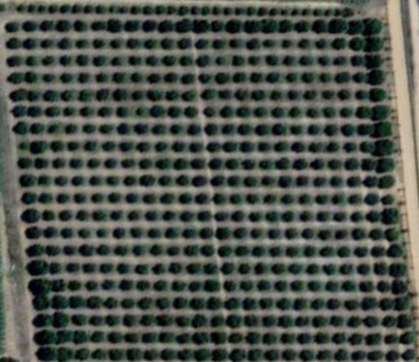
#> input picture Exemplos figuras/morfologia/manga1/manga1.png, 419 x 362 px, found by its file name
$ python erosao.py
#> lines starting #> are read from the running program, lines starting #| are printed output that depends on the picture; after the words box and inside, x2 and y2 are one past the last pixel; in counts of white or black regions, pixels touching at a corner belong together
import cv2
import numpy as np

imagem = cv2.imread('manga1.png',0)
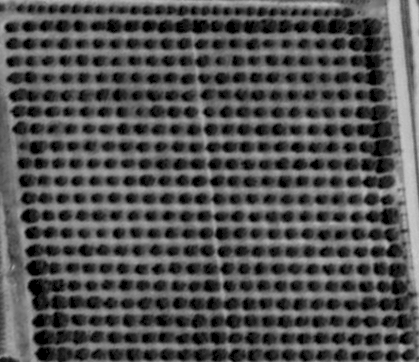
#> imagem: shape (362, 419); min 0, max 203, mean 83.4

# global thresholding
ret1,th1 = cv2.threshold(imagem,127,255,cv2.THRESH_BINARY)
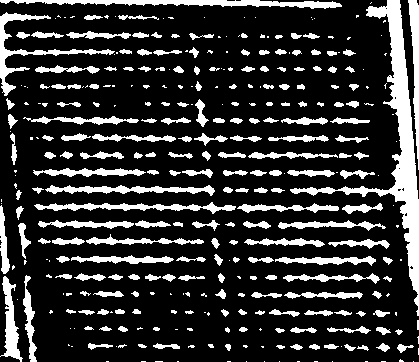
#> th1: shape (362, 419); 20.1% white; 335 white regions (134 under 20 px), largest, box (x1, y1, x2, y2) and area: (290, 0, 419, 316) 5179, (0, 0, 342, 9) 1559, (0, 12, 115, 96) 1230

kernel = np.ones((5,5),np.uint8)
erosion = cv2.erode(th1,kernel,iterations = 1)
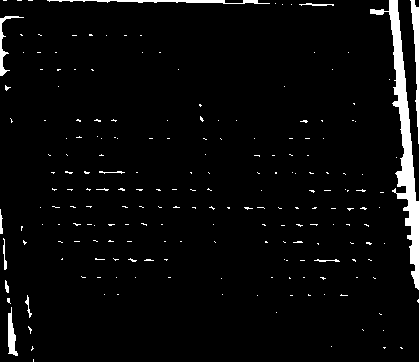
#> erosion: shape (362, 419); 3.8% white; 208 white regions (196 under 20 px), largest, box (x1, y1, x2, y2) and area: (370, 0, 419, 290) 2996, (410, 0, 419, 144) 526, (47, 0, 270, 4) 441

# Escreve o nome do filtro na imagem correspondente
font = cv2.FONT_HERSHEY_SIMPLEX
imagemFinal = cv2.putText(erosion,'',(45,320), font, 1, (0,0,255), 2, cv2.LINE_AA)

# Salva a imagem
cv2.imwrite("erosao.png", imagemFinal)
# Mostra a imagem final concatenada
cv2.imshow("Imagem final:", imagemFinal)
# Aguarda tecla para finalizar
cv2.waitKey(0)
